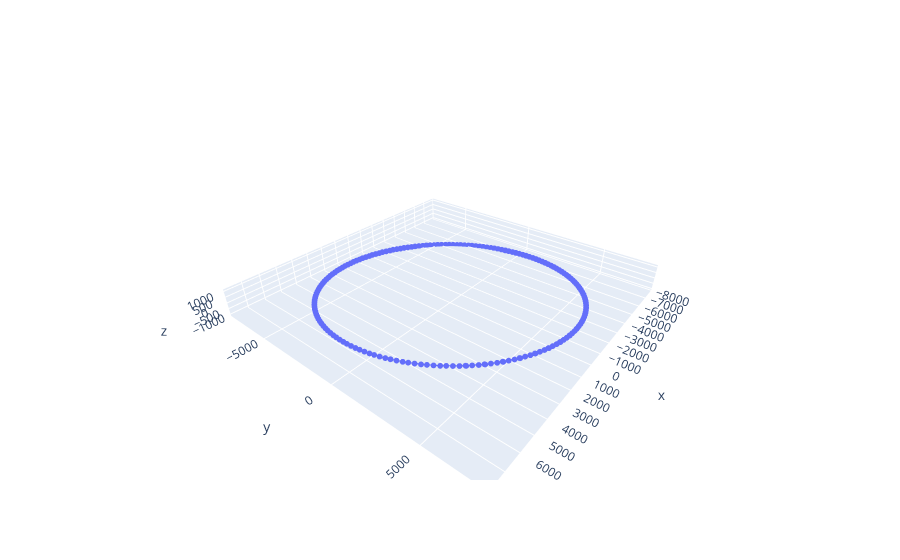

Source (notebook cell):
### Code cell
fig = go.Figure(go.Scatter3d(
    z = df['ECI_x'],
    y = df['ECI_y'],
    x = df['ECI_z'],
    
    marker = dict(
        #color = 'rgb(128, 128, 128)',
        size = 2,
        symbol = 'circle'
    )
))

fig.update_layout(
    scene = {
        "xaxis": {"nticks": 20, "range": [-8000, 8000]},
        "yaxis": {"nticks": 4, "range": [-8000, 8000]},
        "camera_eye": {"x": 1, "y": 0.8, "z": 0.8},
        "aspectratio": {"x": 1, "y": 1, "z": 0.1}
    }
)

fig.show()

### Figure 1 — Plotly figure (JSON) as saved in the notebook; plotly's stock layout.template omitted (floating-point values rounded to 4 significant figures; data arrays with more than 128 entries replaced by an {"elided": "..."} marker saying what was removed)
{"data": [{"marker": {"size": 2, "symbol": "circle"}, "type": "scatter3d", "x": {"elided": "201 float values"}, "y": {"elided": "201 float values"}, "z": {"elided": "201 float values"}}], "layout": {"scene": {"aspectratio": {"x": 1, "y": 1, "z": 0.1}, "camera": {"eye": {"x": 1, "y": 0.8, "z": 0.8}}, "xaxis": {"nticks": 20, "range": [-8000, 8000]}, "yaxis": {"nticks": 4, "range": [-8000, 8000]}}}}
